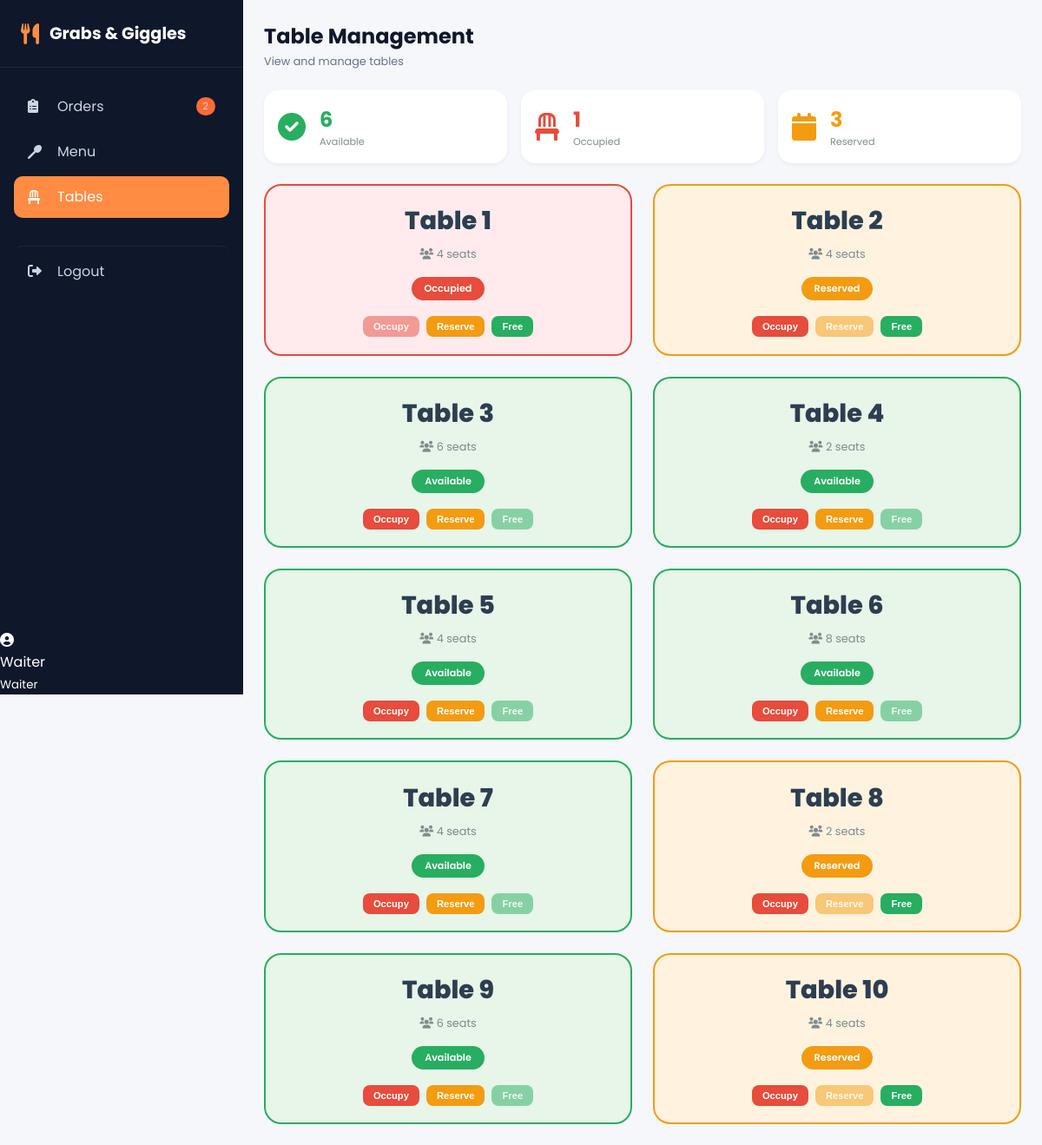
The app's page /pages/tables.php (signed in) with its own data.
### tables this page shows
CREATE TABLE `restaurant_tables` (
  `id` int(11) NOT NULL,
  `table_number` int(11) NOT NULL,
  `capacity` int(11) DEFAULT 4,
  `status` varchar(20) DEFAULT 'available',
  `current_order_id` int(11) DEFAULT NULL,
  `reserved_by` varchar(100) DEFAULT NULL,
  `reserved_time` datetime DEFAULT NULL,
  `created_at` timestamp NOT NULL DEFAULT current_timestamp()
);

### pages/tables.php (the view, shortened to what this page needs)
<?php
include("../db_connect.php");
$user_role = $_SESSION['role'];
$user_name = $_SESSION['name'];
$tables = $conn->query("SELECT * FROM restaurant_tables ORDER BY table_number");
$available = $conn->query("SELECT COUNT(*) as c FROM restaurant_tables WHERE status='available'")->fetch_assoc()['c'];
$occupied = $conn->query("SELECT COUNT(*) as c FROM restaurant_tables WHERE status='occupied'")->fetch_assoc()['c'];
$reserved = $conn->query("SELECT COUNT(*) as c FROM restaurant_tables WHERE status='reserved'")->fetch_assoc()['c'];
$pending = $conn->query("SELECT COUNT(*) as c FROM orders WHERE status='pending'")->fetch_assoc()['c'];
?>
<!DOCTYPE html>
<html>
<head>
    <link rel="stylesheet" href="https://cdnjs.cloudflare.com/ajax/libs/font-awesome/6.0.0-beta3/css/all.min.css">
    <link rel="stylesheet" href="../css/dashboard.css">
    <link rel="stylesheet" href="../css/tables.css">
</head>
<body>
<div class="dashboard-container">
    <aside class="sidebar">
        <div class="sidebar-header"><div class="logo"><i class="fas fa-utensils"></i><span>Grabs & Giggles</span></div></div>
        <nav class="sidebar-nav">
            <a href="orders.php" class="nav-item"><i class="fas fa-clipboard-list"></i><span>Orders</span><?php if($pending>0) echo "<span class='badge'>$pending</span>"; ?></a>
            <a href="menu.php" class="nav-item"><i class="fas fa-utensil-spoon"></i><span>Menu</span></a>
            <a href="tables.php" class="nav-item active"><i class="fas fa-chair"></i><span>Tables</span></a>
            <a href="logout.php" class="nav-item logout"><i class="fas fa-sign-out-alt"></i><span>Logout</span></a>
        </nav>
        <div class="user-info-sidebar"><i class="fas fa-user-circle"></i><div><p><?php echo $user_name; ?></p><small><?php echo $user_role; ?></small></div></div>
    </aside>
    <main class="main-content">
        <div class="top-bar"><div class="page-title"><h1>Table Management</h1><p>View and manage tables</p></div></div>
        <div class="table-stats">
            <div class="stat available"><i class="fas fa-check-circle"></i><div><h3><?php echo $available; ?></h3><p>Available</p></div></div>
            <div class="stat occupied"><i class="fas fa-chair"></i><div><h3><?php echo $occupied; ?></h3><p>Occupied</p></div></div>
            <div class="stat reserved"><i class="fas fa-calendar"></i><div><h3><?php echo $reserved; ?></h3><p>Reserved</p></div></div>
        </div>
        <div class="tables-grid">
            <?php while($t = $tables->fetch_assoc()): ?>
            <div class="table-card <?php echo $t['status']; ?>">
                <div class="table-number">Table <?php echo $t['table_number']; ?></div>
                <div class="table-capacity"><i class="fas fa-users"></i> <?php echo $t['capacity']; ?> seats</div>
                <div class="table-status status-<?php echo $t['status']; ?>"><?php echo ucfirst($t['status']); ?></div>
                <div class="table-actions">
                    <form method="POST">
                        <button type="submit" name="update" class="btn occ" <?php if($t['status']=='occupied') echo 'disabled'; ?>>Occupy</button>
                    </form>
                    <form method="POST">
                        <button type="submit" name="update" class="btn res" <?php if($t['status']=='reserved') echo 'disabled'; ?>>Reserve</button>
                    </form>
                    <form method="POST">
                        <button type="submit" name="update" class="btn avail" <?php if($t['status']=='available') echo 'disabled'; ?>>Free</button>
                    </form>
                </div>
            </div>
            <?php endwhile; ?>
        </div>
    </main>
</div>
</body>
</html>

### css/dashboard.css (style rules this page uses)
* { margin: 0; padding: 0; box-sizing: border-box; }
body { font-family: 'Poppins', sans-serif; background: #f5f7fb; }
.dashboard-container { display: flex; min-height: 100vh; }
.sidebar { width: 280px; background: #0f172a; color: white; position: fixed; height: 100vh; display: flex; flex-direction: column; overflow-y: auto; z-index: 100; }
.sidebar-header { padding: 1.5rem; border-bottom: 1px solid #1e293b; }
.logo { display: flex; align-items: center; gap: 12px; font-size: 1.2rem; font-weight: 700; }
.logo i { font-size: 1.5rem; color: #ff8c42; }
.logo span { color: white; }
.sidebar-nav { flex: 1; padding: 1rem; }
.nav-item { display: flex; align-items: center; gap: 12px; padding: 0.7rem 1rem; margin: 0.3rem 0; border-radius: 10px; color: #cbd5e1; text-decoration: none; transition: all 0.3s; }
.nav-item i { width: 22px; font-size: 1rem; }
.nav-item.active { background: #ff8c42; color: white; }
.nav-item.logout { margin-top: 2rem; border-top: 1px solid #1e293b; padding-top: 1rem; }
.badge { background: #ff6b35; padding: 2px 8px; border-radius: 20px; font-size: 0.7rem; margin-left: auto; }
.main-content { flex: 1; margin-left: 280px; padding: 1.5rem; width: calc(100% - 280px); }
.top-bar { display: flex; justify-content: space-between; align-items: center; margin-bottom: 1.5rem; flex-wrap: wrap; gap: 1rem; }
.top-bar h1 { font-size: 1.5rem; font-weight: 700; color: #0f172a; margin-bottom: 0.2rem; }
.top-bar p { color: #64748b; font-size: 0.8rem; }

### css/tables.css (style rules this page uses)
.table-stats { display: grid; grid-template-columns: repeat(3, 1fr); gap: 1rem; margin-bottom: 1.5rem; }
.stat { background: white; border-radius: 16px; padding: 1rem; display: flex; align-items: center; gap: 1rem; box-shadow: 0 2px 4px rgba(0,0,0,0.05); }
.stat i { font-size: 2rem; }
.stat h3 { font-size: 1.5rem; font-weight: 700; }
.stat p { font-size: 0.7rem; color: #7f8c8d; }
.stat.available i, .stat.available h3 { color: #27ae60; }
.stat.occupied i, .stat.occupied h3 { color: #e74c3c; }
.stat.reserved i, .stat.reserved h3 { color: #f39c12; }
.tables-grid { display: grid; grid-template-columns: repeat(auto-fill, minmax(280px, 1fr)); gap: 1.5rem; }
.table-card { background: white; border-radius: 20px; padding: 1.2rem; text-align: center; border: 2px solid #eef2f6; transition: all 0.3s; }
.table-card.available { border-color: #27ae60; background: #e8f5e9; }
.table-card.occupied { border-color: #e74c3c; background: #ffebee; }
.table-card.reserved { border-color: #f39c12; background: #fff3e0; }
.table-number { font-size: 1.8rem; font-weight: 800; color: #2c3e50; margin-bottom: 0.5rem; }
.table-capacity { font-size: 0.8rem; color: #7f8c8d; margin-bottom: 1rem; }
.table-status { display: inline-block; padding: 5px 15px; border-radius: 30px; font-size: 0.7rem; font-weight: 600; margin-bottom: 1rem; }
.status-available { background: #27ae60; color: white; }
.status-occupied { background: #e74c3c; color: white; }
.status-reserved { background: #f39c12; color: white; }
.table-actions { display: flex; gap: 0.5rem; justify-content: center; flex-wrap: wrap; }
.btn { padding: 6px 12px; border: none; border-radius: 8px; cursor: pointer; font-size: 0.7rem; font-weight: 600; transition: all 0.3s; }
.btn:disabled { opacity: 0.5; cursor: not-allowed; }
.btn.occ { background: #e74c3c; color: white; }
.btn.res { background: #f39c12; color: white; }
.btn.avail { background: #27ae60; color: white; }

### records on screen
restaurant_tables: table_number "1", capacity "4", status "Occupied"
restaurant_tables: table_number "2", capacity "4", status "Reserved"
restaurant_tables: table_number "3", capacity "6", status "Available"
restaurant_tables: table_number "4", capacity "2", status "Available"
restaurant_tables: table_number "5", capacity "4", status "Available"
restaurant_tables: table_number "6", capacity "8", status "Available"
restaurant_tables: table_number "7", capacity "4", status "Available"
restaurant_tables: table_number "8", capacity "2", status "Reserved"
restaurant_tables: table_number "9", capacity "6", status "Available"
restaurant_tables: table_number "10", capacity "4", status "Reserved"

### other values on screen
$pending "2"
$user_name "Waiter"
$user_role "Waiter"
$available "6"
$occupied "1"
$reserved "3"
